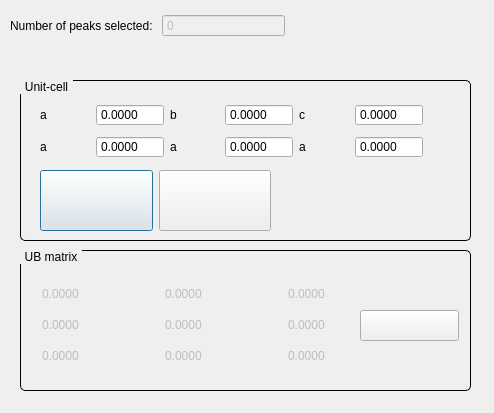
<?xml version="1.0" encoding="UTF-8"?>
<ui version="4.0">
 <class>DialogUnitCell</class>
 <widget class="QDialog" name="DialogUnitCell">
  <property name="windowModality">
   <enum>Qt::ApplicationModal</enum>
  </property>
  <property name="geometry">
   <rect>
    <x>0</x>
    <y>0</y>
    <width>494</width>
    <height>413</height>
   </rect>
  </property>
  <property name="windowTitle">
   <string>Unit cell</string>
  </property>
  <property name="modal">
   <bool>true</bool>
  </property>
  <widget class="QWidget" name="horizontalLayoutWidget">
   <property name="geometry">
    <rect>
     <x>10</x>
     <y>10</y>
     <width>275</width>
     <height>31</height>
    </rect>
   </property>
   <layout class="QHBoxLayout" name="horizontalLayout">
    <item>
     <widget class="QLabel" name="label_2">
      <property name="text">
       <string>Number of peaks selected: </string>
      </property>
     </widget>
    </item>
    <item>
     <widget class="QSpinBox" name="spinBoxNumberPeaks">
      <property name="enabled">
       <bool>false</bool>
      </property>
      <property name="buttonSymbols">
       <enum>QAbstractSpinBox::NoButtons</enum>
      </property>
      <property name="maximum">
       <number>100000</number>
      </property>
     </widget>
    </item>
   </layout>
  </widget>
  <widget class="QGroupBox" name="groupBox">
   <property name="geometry">
    <rect>
     <x>20</x>
     <y>80</y>
     <width>451</width>
     <height>161</height>
    </rect>
   </property>
   <property name="styleSheet">
    <string notr="true"> QGroupBox {
     background-color: qlineargradient(x1: 0, y1: 0, x2: 0, y2: 1,
                                       stop: 0 #FFFFFF, stop: 1 #DDDDFF);
     border: 1px solid black;
     border-radius: 5px;
     margin-top: 1ex; /* leave space at the top for the title */
 }

 QGroupBox::title {
     subcontrol-origin: margin;
     subcontrol-position: top left; /* position at the top center */
     padding: 0 3px;
     background-color: qlineargradient(x1: 0, y1: 0, x2: 0, y2: 1,
                                       stop: 0 #DDDDFF, stop: 1 #FFFFFF);
 }</string>
   </property>
   <property name="title">
    <string>Unit-cell</string>
   </property>
   <widget class="QWidget" name="gridLayoutWidget_2">
    <property name="geometry">
     <rect>
      <x>20</x>
      <y>20</y>
      <width>383</width>
      <height>62</height>
     </rect>
    </property>
    <layout class="QGridLayout" name="gridLayout">
     <item row="0" column="3">
      <widget class="QDoubleSpinBox" name="doubleSpinBoxb">
       <property name="buttonSymbols">
        <enum>QAbstractSpinBox::NoButtons</enum>
       </property>
       <property name="decimals">
        <number>4</number>
       </property>
       <property name="maximum">
        <double>1000.000000000000000</double>
       </property>
      </widget>
     </item>
     <item row="0" column="2">
      <widget class="QLabel" name="labelb">
       <property name="text">
        <string>b</string>
       </property>
      </widget>
     </item>
     <item row="0" column="0">
      <widget class="QLabel" name="labela">
       <property name="text">
        <string>a</string>
       </property>
      </widget>
     </item>
     <item row="0" column="1">
      <widget class="QDoubleSpinBox" name="doubleSpinBoxa">
       <property name="buttonSymbols">
        <enum>QAbstractSpinBox::NoButtons</enum>
       </property>
       <property name="decimals">
        <number>4</number>
       </property>
       <property name="maximum">
        <double>1000.000000000000000</double>
       </property>
      </widget>
     </item>
     <item row="0" column="4">
      <widget class="QLabel" name="labelc">
       <property name="text">
        <string>c</string>
       </property>
      </widget>
     </item>
     <item row="0" column="5">
      <widget class="QDoubleSpinBox" name="doubleSpinBoxc">
       <property name="buttonSymbols">
        <enum>QAbstractSpinBox::NoButtons</enum>
       </property>
       <property name="decimals">
        <number>4</number>
       </property>
       <property name="maximum">
        <double>1000.000000000000000</double>
       </property>
      </widget>
     </item>
     <item row="1" column="0">
      <widget class="QLabel" name="labelalpha">
       <property name="text">
        <string>a</string>
       </property>
       <property name="textFormat">
        <enum>Qt::PlainText</enum>
       </property>
      </widget>
     </item>
     <item row="1" column="1">
      <widget class="QDoubleSpinBox" name="doubleSpinBoxalpha">
       <property name="buttonSymbols">
        <enum>QAbstractSpinBox::NoButtons</enum>
       </property>
       <property name="decimals">
        <number>4</number>
       </property>
       <property name="maximum">
        <double>1000.000000000000000</double>
       </property>
      </widget>
     </item>
     <item row="1" column="2">
      <widget class="QLabel" name="labelbeta">
       <property name="text">
        <string>a</string>
       </property>
      </widget>
     </item>
     <item row="1" column="3">
      <widget class="QDoubleSpinBox" name="doubleSpinBoxbeta">
       <property name="buttonSymbols">
        <enum>QAbstractSpinBox::NoButtons</enum>
       </property>
       <property name="decimals">
        <number>4</number>
       </property>
       <property name="maximum">
        <double>1000.000000000000000</double>
       </property>
      </widget>
     </item>
     <item row="1" column="5">
      <widget class="QDoubleSpinBox" name="doubleSpinBoxgamma">
       <property name="buttonSymbols">
        <enum>QAbstractSpinBox::NoButtons</enum>
       </property>
       <property name="decimals">
        <number>4</number>
       </property>
       <property name="maximum">
        <double>1000.000000000000000</double>
       </property>
      </widget>
     </item>
     <item row="1" column="4">
      <widget class="QLabel" name="labelgamma">
       <property name="text">
        <string>a</string>
       </property>
      </widget>
     </item>
    </layout>
   </widget>
   <widget class="QWidget" name="horizontalLayoutWidget_2">
    <property name="geometry">
     <rect>
      <x>20</x>
      <y>90</y>
      <width>231</width>
      <height>61</height>
     </rect>
    </property>
    <layout class="QHBoxLayout" name="horizontalLayout_2">
     <item>
      <widget class="QPushButton" name="pushButtonFindUnitCell">
       <property name="sizePolicy">
        <sizepolicy hsizetype="Preferred" vsizetype="Preferred">
         <horstretch>0</horstretch>
         <verstretch>0</verstretch>
        </sizepolicy>
       </property>
       <property name="toolTip">
        <string>&lt;html&gt;&lt;head/&gt;&lt;body&gt;&lt;p&gt;Automatic determination &lt;/p&gt;&lt;p&gt;of conventional cell&lt;/p&gt;&lt;/body&gt;&lt;/html&gt;</string>
       </property>
       <property name="text">
        <string/>
       </property>
       <property name="icon">
        <iconset resource="../NSXQt.qrc">
         <normaloff>:/resources/unitCellIcon.png</normaloff>:/resources/unitCellIcon.png</iconset>
       </property>
       <property name="iconSize">
        <size>
         <width>50</width>
         <height>50</height>
        </size>
       </property>
      </widget>
     </item>
     <item>
      <widget class="QPushButton" name="pushButtonGivePMatrix">
       <property name="sizePolicy">
        <sizepolicy hsizetype="Preferred" vsizetype="Preferred">
         <horstretch>0</horstretch>
         <verstretch>0</verstretch>
        </sizepolicy>
       </property>
       <property name="toolTip">
        <string>&lt;html&gt;&lt;head/&gt;&lt;body&gt;&lt;p&gt;Apply an user-defined transformation matrix&lt;/p&gt;&lt;/body&gt;&lt;/html&gt;</string>
       </property>
       <property name="text">
        <string/>
       </property>
       <property name="icon">
        <iconset resource="../NSXQt.qrc">
         <normaloff>:/resources/matrixIcon.png</normaloff>:/resources/matrixIcon.png</iconset>
       </property>
       <property name="iconSize">
        <size>
         <width>50</width>
         <height>50</height>
        </size>
       </property>
       <property name="autoDefault">
        <bool>false</bool>
       </property>
       <property name="flat">
        <bool>false</bool>
       </property>
      </widget>
     </item>
    </layout>
   </widget>
  </widget>
  <widget class="QGroupBox" name="groupBox_2">
   <property name="geometry">
    <rect>
     <x>20</x>
     <y>250</y>
     <width>451</width>
     <height>141</height>
    </rect>
   </property>
   <property name="styleSheet">
    <string notr="true"> QGroupBox {
     background-color: qlineargradient(x1: 0, y1: 0, x2: 0, y2: 1,
                                       stop: 0 #FFFFFF, stop: 1 #FFDDDD);
     border: 1px solid black;
     border-radius: 5px;
     margin-top: 1ex; /* leave space at the top for the title */
 }

 QGroupBox::title {
     subcontrol-origin: margin;
     subcontrol-position: top left; /* position at the top center */
     padding: 0 3px;
     background-color: qlineargradient(x1: 0, y1: 0, x2: 0, y2: 1,
                                       stop: 0 #DDDDFF, stop: 1 #FFFFFF);
 }</string>
   </property>
   <property name="title">
    <string>UB matrix</string>
   </property>
   <widget class="QWidget" name="gridLayoutWidget">
    <property name="geometry">
     <rect>
      <x>20</x>
      <y>30</y>
      <width>311</width>
      <height>91</height>
     </rect>
    </property>
    <layout class="QGridLayout" name="gridLayout_2">
     <item row="0" column="2">
      <spacer name="horizontalSpacer">
       <property name="orientation">
        <enum>Qt::Horizontal</enum>
       </property>
       <property name="sizeHint" stdset="0">
        <size>
         <width>40</width>
         <height>20</height>
        </size>
       </property>
      </spacer>
     </item>
     <item row="0" column="3">
      <widget class="QDoubleSpinBox" name="doubleSpinBoxUB01">
       <property name="enabled">
        <bool>false</bool>
       </property>
       <property name="frame">
        <bool>false</bool>
       </property>
       <property name="buttonSymbols">
        <enum>QAbstractSpinBox::NoButtons</enum>
       </property>
       <property name="decimals">
        <number>4</number>
       </property>
       <property name="minimum">
        <double>-100.000000000000000</double>
       </property>
       <property name="maximum">
        <double>100.000000000000000</double>
       </property>
      </widget>
     </item>
     <item row="0" column="5">
      <widget class="QDoubleSpinBox" name="doubleSpinBoxUB02">
       <property name="enabled">
        <bool>false</bool>
       </property>
       <property name="frame">
        <bool>false</bool>
       </property>
       <property name="buttonSymbols">
        <enum>QAbstractSpinBox::NoButtons</enum>
       </property>
       <property name="decimals">
        <number>4</number>
       </property>
       <property name="minimum">
        <double>-100.000000000000000</double>
       </property>
       <property name="maximum">
        <double>100.000000000000000</double>
       </property>
      </widget>
     </item>
     <item row="1" column="1">
      <widget class="QDoubleSpinBox" name="doubleSpinBoxUB10">
       <property name="enabled">
        <bool>false</bool>
       </property>
       <property name="frame">
        <bool>false</bool>
       </property>
       <property name="buttonSymbols">
        <enum>QAbstractSpinBox::NoButtons</enum>
       </property>
       <property name="decimals">
        <number>4</number>
       </property>
       <property name="minimum">
        <double>-100.000000000000000</double>
       </property>
       <property name="maximum">
        <double>100.000000000000000</double>
       </property>
      </widget>
     </item>
     <item row="1" column="5">
      <widget class="QDoubleSpinBox" name="doubleSpinBoxUB12">
       <property name="enabled">
        <bool>false</bool>
       </property>
       <property name="frame">
        <bool>false</bool>
       </property>
       <property name="buttonSymbols">
        <enum>QAbstractSpinBox::NoButtons</enum>
       </property>
       <property name="decimals">
        <number>4</number>
       </property>
       <property name="minimum">
        <double>-100.000000000000000</double>
       </property>
       <property name="maximum">
        <double>100.000000000000000</double>
       </property>
      </widget>
     </item>
     <item row="2" column="1">
      <widget class="QDoubleSpinBox" name="doubleSpinBoxUB20">
       <property name="enabled">
        <bool>false</bool>
       </property>
       <property name="frame">
        <bool>false</bool>
       </property>
       <property name="buttonSymbols">
        <enum>QAbstractSpinBox::NoButtons</enum>
       </property>
       <property name="decimals">
        <number>4</number>
       </property>
       <property name="minimum">
        <double>-100.000000000000000</double>
       </property>
       <property name="maximum">
        <double>100.000000000000000</double>
       </property>
      </widget>
     </item>
     <item row="2" column="3">
      <widget class="QDoubleSpinBox" name="doubleSpinBoxUB21">
       <property name="enabled">
        <bool>false</bool>
       </property>
       <property name="frame">
        <bool>false</bool>
       </property>
       <property name="buttonSymbols">
        <enum>QAbstractSpinBox::NoButtons</enum>
       </property>
       <property name="decimals">
        <number>4</number>
       </property>
       <property name="minimum">
        <double>-100.000000000000000</double>
       </property>
       <property name="maximum">
        <double>100.000000000000000</double>
       </property>
      </widget>
     </item>
     <item row="2" column="5">
      <widget class="QDoubleSpinBox" name="doubleSpinBoxUB22">
       <property name="enabled">
        <bool>false</bool>
       </property>
       <property name="frame">
        <bool>false</bool>
       </property>
       <property name="buttonSymbols">
        <enum>QAbstractSpinBox::NoButtons</enum>
       </property>
       <property name="decimals">
        <number>4</number>
       </property>
       <property name="minimum">
        <double>-100.000000000000000</double>
       </property>
       <property name="maximum">
        <double>100.000000000000000</double>
       </property>
      </widget>
     </item>
     <item row="1" column="3">
      <widget class="QDoubleSpinBox" name="doubleSpinBoxUB11">
       <property name="enabled">
        <bool>false</bool>
       </property>
       <property name="frame">
        <bool>false</bool>
       </property>
       <property name="buttonSymbols">
        <enum>QAbstractSpinBox::NoButtons</enum>
       </property>
       <property name="decimals">
        <number>4</number>
       </property>
       <property name="minimum">
        <double>-100.000000000000000</double>
       </property>
       <property name="maximum">
        <double>100.000000000000000</double>
       </property>
      </widget>
     </item>
     <item row="0" column="1">
      <widget class="QDoubleSpinBox" name="doubleSpinBoxUB00">
       <property name="enabled">
        <bool>false</bool>
       </property>
       <property name="frame">
        <bool>false</bool>
       </property>
       <property name="buttonSymbols">
        <enum>QAbstractSpinBox::NoButtons</enum>
       </property>
       <property name="decimals">
        <number>4</number>
       </property>
       <property name="minimum">
        <double>-100.000000000000000</double>
       </property>
       <property name="maximum">
        <double>100.000000000000000</double>
       </property>
      </widget>
     </item>
     <item row="0" column="4">
      <spacer name="horizontalSpacer_2">
       <property name="orientation">
        <enum>Qt::Horizontal</enum>
       </property>
       <property name="sizeHint" stdset="0">
        <size>
         <width>40</width>
         <height>20</height>
        </size>
       </property>
      </spacer>
     </item>
    </layout>
   </widget>
   <widget class="QPushButton" name="pushButtonFindReindexHKL">
    <property name="geometry">
     <rect>
      <x>340</x>
      <y>60</y>
      <width>99</width>
      <height>31</height>
     </rect>
    </property>
    <property name="toolTip">
     <string>&lt;html&gt;&lt;head/&gt;&lt;body&gt;&lt;p&gt;Reindex selected peaks&lt;/p&gt;&lt;p&gt;with this UnitCell and orientation-matrix&lt;/p&gt;&lt;/body&gt;&lt;/html&gt;</string>
    </property>
    <property name="text">
     <string/>
    </property>
    <property name="icon">
     <iconset resource="../NSXQt.qrc">
      <normaloff>:/resources/toHKLIcon.png</normaloff>:/resources/toHKLIcon.png</iconset>
    </property>
    <property name="iconSize">
     <size>
      <width>35</width>
      <height>35</height>
     </size>
    </property>
   </widget>
  </widget>
 </widget>
 <resources>
  <include location="../NSXQt.qrc"/>
 </resources>
 <connections/>
</ui>
